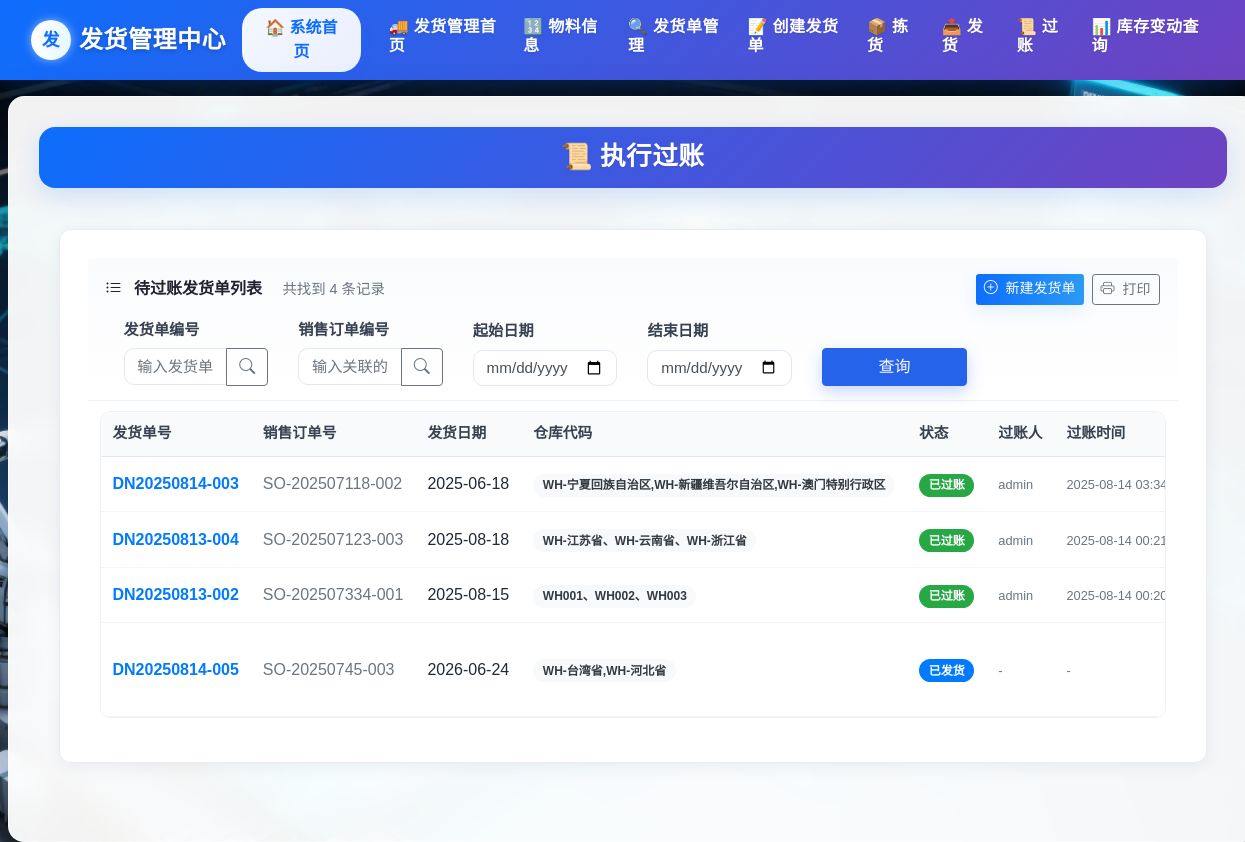
Before: /delivery/post-list (signed in) with the older database file.
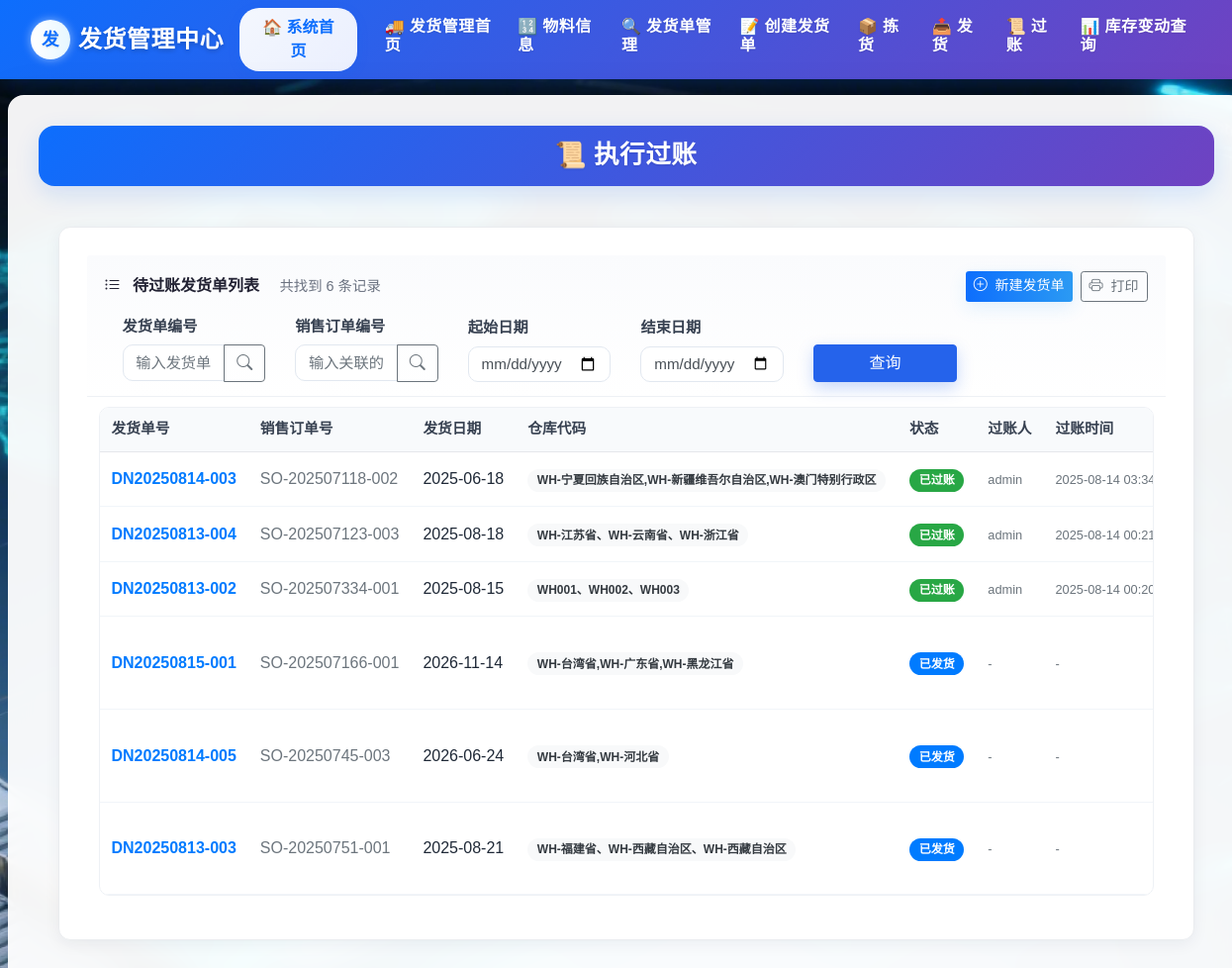
After: the same page with the newer database file.
### delivery/models.py (models this page shows)
class DeliveryNote(db.Model):
    __tablename__ = 'DeliveryNote'
    delivery_note_id = db.Column(db.String(255), primary_key=True)
    picking_task_id = db.Column(db.String(255), db.ForeignKey('PickingTask.task_id'), nullable=False)
    sales_order_id = db.Column(db.String(255), db.ForeignKey('SalesOrder.sales_order_id'), nullable=False)
    delivery_date = db.Column(db.DateTime, nullable=False)
    warehouse_code = db.Column(db.String(255), nullable=False)
    status = db.Column(db.Enum(
        '已创建',
        '已拣货',
        '已发货',
        '已过账',
        '已取消'
    ), default='已创建', nullable=False)
    posted_by = db.Column(db.String(255))
    posted_at = db.Column(db.DateTime)
    created_by = db.Column(db.String(255))
    remarks = db.Column(db.Text)
    items = db.relationship('DeliveryItem', backref='delivery_note', cascade='all, delete-orphan', lazy=True)
    sales_order = db.relationship('SalesOrder', backref='delivery_notes')
    picking_task = db.relationship('PickingTask', backref='delivery_note')
    VALID_TRANSITIONS = {
        '已创建': ['已拣货', '已取消'],
        '已拣货': ['已发货', '已取消'],
        '已发货': ['已过账'],
        '已过账': [],
        '已取消': []
    }

### delivery/views.py (the view)
@delivery_bp.route('/post-list', methods=['GET','POST'])
@login_required
def post_list():
    form = forms.SearchDeliveryForm(request.args, meta={'csrf': False})
    query = DeliveryNote.query.filter(DeliveryNote.status.in_(['已发货', '已过账'])).order_by(DeliveryNote.posted_at.desc())
    if form.validate():
        if form.delivery_id.data:
            query = query.filter(DeliveryNote.delivery_note_id.like(f"%{form.delivery_id.data}%"))
        if form.sales_order_id.data:
            query = query.filter(DeliveryNote.sales_order_id.like(f"%{form.sales_order_id.data}%"))
        if form.start_date.data:
            query = query.filter(DeliveryNote.delivery_date >= form.start_date.data)
        if form.end_date.data:
            query = query.filter(DeliveryNote.delivery_date <= form.end_date.data)
    deliveries = (query
                  .options(joinedload(DeliveryNote.items))
                  .order_by(DeliveryNote.delivery_date.desc())
                  .all())
    return render_template('delivery/post_list.html', form=form, deliveries=deliveries)

### delivery/forms.py
class SearchDeliveryForm(FlaskForm):
    delivery_id = StringField('发货单编号', validators=[Optional()], render_kw={"placeholder": "输入发货单号"})
    sales_order_id = StringField('销售订单编号', validators=[Optional()], render_kw={"placeholder": "输入关联的销售订单号"})
    status = SelectField(
        '状态',
        choices=[
            ('', '全部'),
            ('已创建', '已创建'),
            ('已拣货', '已拣货'),
            ('已过账', '已过账'),
            ('已取消', '已取消')
        ],
        validators=[Optional()],
        default=''
    )
    start_date = DateField('起始日期', validators=[Optional()], format='%Y-%m-%d')
    end_date = DateField('结束日期', validators=[Optional()], format='%Y-%m-%d')
    submit = SubmitField('查询')

### app.py (called while the page is built)
@login_manager.user_loader
def load_user(user_id):
    return User.query.get(user_id)

### templates/delivery/post_list.html (shortened to what the changed rows need)
{% extends 'delivery/base.html' %}
{% block head_extra %}
<link rel="stylesheet" href="{{ url_for('static', filename='delivery/delivery_styles.css') }}">
{% endblock %}
{% block content %}
  <div class="form-title-container">
    <h1 class="form-title">📜 执行过账</h1>
  </div>
<div class="page-container">
  <div class="delivery-card animate-fade">
    <div class="card-header">
      <div class="toolbar">
        <div>
          <i class="bi bi-list-ul me-2"></i>
          <strong>待过账发货单列表</strong>
          <span class="stats-info ms-3">共找到 {{ deliveries|length }} 条记录</span>
        </div>
      </div>
    </div>
    <div class="table-wrap">
      <div class="table-responsive">
        <table class="delivery-table table-hover">
          <thead>
            <tr>
              <th>发货单号</th>
              <th>销售订单号</th>
              <th>发货日期</th>
              <th>仓库代码</th>
              <th>状态</th>
              <th>过账人</th>
              <th>过账时间</th>
            </tr>
          </thead>
          <tbody>
            {% for delivery in deliveries %}
            <tr>
              <td>
                <a href="{{ url_for('delivery.delivery_detail', delivery_id=delivery.delivery_note_id) }}"
                   class="text-decoration-none fw-bold text-primary">
                  {{ delivery.delivery_note_id }}
                </a>
              </td>
              <td><span class="text-muted">{{ delivery.sales_order_id }}</span></td>
              <td>{{ delivery.delivery_date.strftime('%Y-%m-%d') if delivery.delivery_date else '-' }}</td>
              <td><span class="badge bg-light text-dark">{{ delivery.warehouse_code }}</span></td>
              <td>
                <span class="badge
                  {% if delivery.status == '已创建' %}bg-primary
                  {% elif delivery.status == '已拣货' %}bg-warning
                  {% elif delivery.status == '已发货' %}bg-primary
                  {% elif delivery.status == '已过账' %}bg-success
                  {% elif delivery.status == '已取消' %}bg-danger
                  {% else %}bg-secondary{% endif %}">
                  {{ delivery.status }}
                </span>
              </td>
              <td><small class="text-muted">{{ delivery.posted_by or '-' }}</small></td>
              <td><small class="text-muted">{{ delivery.posted_at.strftime('%Y-%m-%d %H:%M') if delivery.posted_at else '-' }}</small></td>
            </tr>
            {% endfor %}
          </tbody>
        </table>
      </div>
    </div>
  </div>
</div>
{% endblock %}

Changed rows visible on the page:
now on this page (row edited): DeliveryNote: delivery_note_id "DN20250815-001", sales_order_id "SO-202507166-001", delivery_date "2026-11-14", warehouse_code "WH-台湾省,WH-广东省,WH-黑龙江省", status "已发货", posted_by "-", posted_at "-"
now on this page (row edited): DeliveryNote: delivery_note_id "DN20250813-003", sales_order_id "SO-20250751-001", delivery_date "2025-08-21", warehouse_code "WH-福建省、WH-西藏自治区、WH-西藏自治区", status "已发货", posted_by "-", posted_at "-"
Other visible differences:
{{ deliveries|length }}: "4" → "6"
